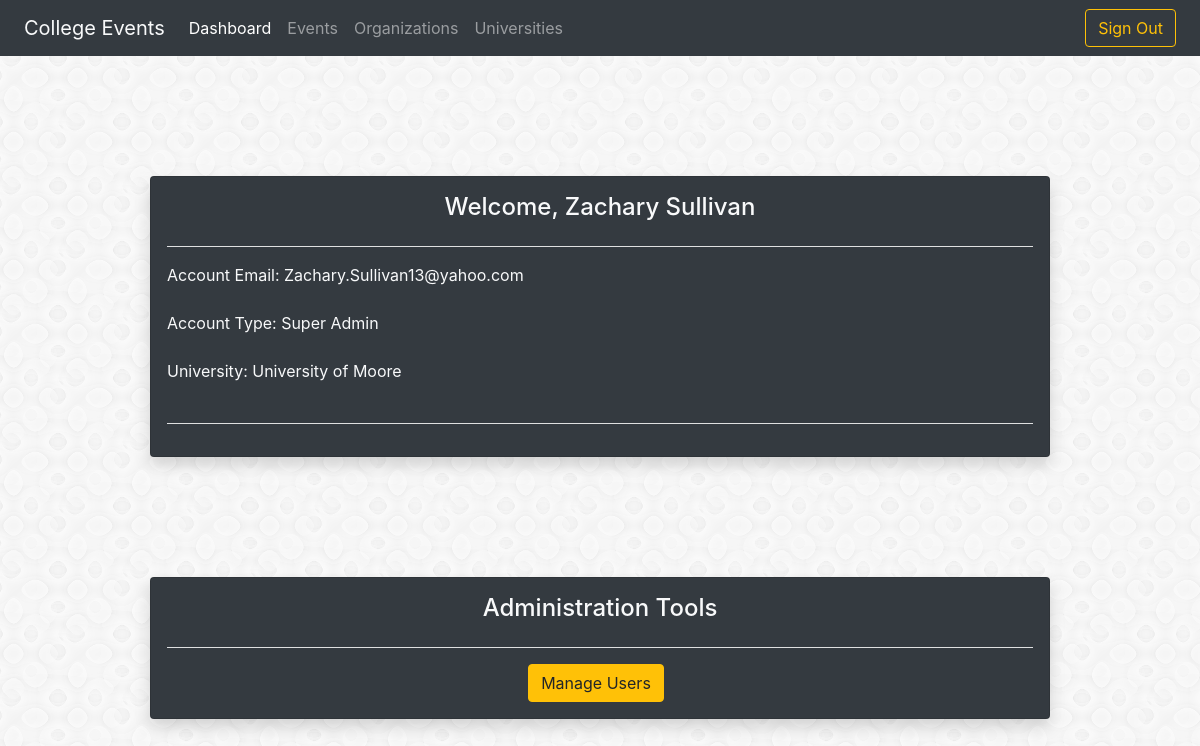
Screenshot of /source/web/dashboard.php (signed in) with the database file from the repository.
### tables this page shows
CREATE TABLE users (
    id INT AUTO_INCREMENT,
    first_name VARCHAR(50),
    last_name VARCHAR(50),
    password VARCHAR(20),
    email VARCHAR(200),
    university_id INT,
    permission_level INT,
    PRIMARY KEY (id),
    FOREIGN KEY (university_id)
    REFERENCES universities(id)
);

CREATE TABLE universities (
    id INT AUTO_INCREMENT,
    name VARCHAR(200),
    address VARCHAR(300),
    description VARCHAR(1000),
    student_count INT,
    PRIMARY KEY (id)
);

### source/web/dashboard.php (the view, shortened to what this page needs)
<!DOCTYPE html>
<html lang="en">
<head>
    <link rel="stylesheet" href="https://stackpath.bootstrapcdn.com/bootstrap/4.1.3/css/bootstrap.min.css"
>
</head>
<body style="background: url('background.png')">
<nav class="navbar navbar-dark navbar-expand-lg bg-dark">
    <a class="navbar-brand">
        <span class="ml-2 text-light" style="display: inline-block;">College Events</span>
    </a>
    <div class="collapse navbar-collapse" id="navbarNav">
        <ul class="navbar-nav">
            <li class="nav-item active">
                <a class="nav-link" href="dashboard.html">Dashboard </a>
            </li>
            <li class="nav-item">
                <a class="nav-link" href="events.php">Events</a>
            </li>
            <li class="nav-item">
                <a class="nav-link" href="organizations.php">Organizations</a>
            </li>
            <li class="nav-item">
                <a class="nav-link" href="universities.php">Universities</a>
            </li>
        </ul>
    </div>
    <form class="form-inline">
        <a href="logout.php">
            <button class="btn btn-outline-warning mr-2 my-sm-0" type="button">Sign Out</button>
        </a>
    </form>
</nav>
<div class="container-fluid">
    <form id="accountCard">
        <div class="row">
            <div class="card w-75 mx-auto container-fluid p-3 bg-dark shadow" style="margin-top: 10%;">
 <?php
    include('database.inc.php');
    $sql = "SELECT * FROM `users` where users.id = '$_SESSION[id]'";
    $University = "SELECT name FROM universities where universities.id = '$_SESSION[univ]'";
    if($query = $conn->prepare($sql))
    {
        $query->execute();
        $entry = $query->fetch(PDO::FETCH_ASSOC);
    }
    if($query2 = $conn->prepare($University))
    {
        $query2->execute();
        $University = $query2->fetch(PDO::FETCH_ASSOC);
    }
    if($entry){
        if(($_SESSION['perm']) == 0){
                    $level = "General User";
                }
                else if($_SESSION['perm'] == 1){
                    $level = "Admin";
                }
                else{
                    $level = "Super Admin";
                }
        echo "
            <span class=\"mx-auto text-light\"><h4>Welcome, $entry[first_name] $entry[last_name]</h4></span>
            <hr class=\"bg-light\">
                <div class=\"form-group\">
                    <label for=\"accountEmail\" class=\"text-light\">Account Email: </label>
                    <label for=\"accountEmail\" class=\"text-light\">$entry[email]</label>
                    <span id=\"accountEmail\" class=\"text-light\"></span>
                </div>
                <div class=\"form-group\">
                    <label for=\"accountType\" class=\"text-light\">Account Type: </label>
                    <label for=\"accountType\" class=\"text-light\">$level</label>
                    <span id=\"accountType\" class=\"text-light\"></span>
                </div>
                <div class=\"form-group\">
                    <label for=\"accountUni\" class=\"text-light\">University: </label>
                    <label for=\"accountUni\" class=\"text-light\">$University[name]</label>
                    <span id=\"accountUni\" class=\"text-light\"></span>
                </div>
            <hr class=\"bg-light\">";
    }
?>
            </div>
        </div>
    </form>
</div>
<?php
    if($_SESSION['perm'] == 1 || $_SESSION['perm'] == 2)
    {
        echo "
            <div class=\"container-fluid\">
            <form id=\"accountCard\">
                <div class=\"row\">
                    <div class=\"card w-75 mx-auto container-fluid p-3 bg-dark shadow\" style=\"margin-top: 10%; width: 100%\">
                        <span class=\"mx-auto text-light\"><h4>Administration Tools</h4></span>
                        <hr class=\"bg-light\">
                        <div class=\"form-row mx-auto\">
                            <div>
                                <a href=\"users.php\">
                                    <button type=\"button\" class=\"btn btn-warning mr-2 my-sm-0\">Manage Users</button>
                                </a>
                            </div>
                            <hr class=\"bg-light\">
                        </div>
                    </div>
                </form>
            </div>
        ";
    }
?>
</body>
</html>

### rows the page displays
users: first_name "Zachary", last_name "Sullivan", email "Zachary.Sullivan13@yahoo.com"
universities: name "University of Moore"

### other values shown
$level "Super Admin"
